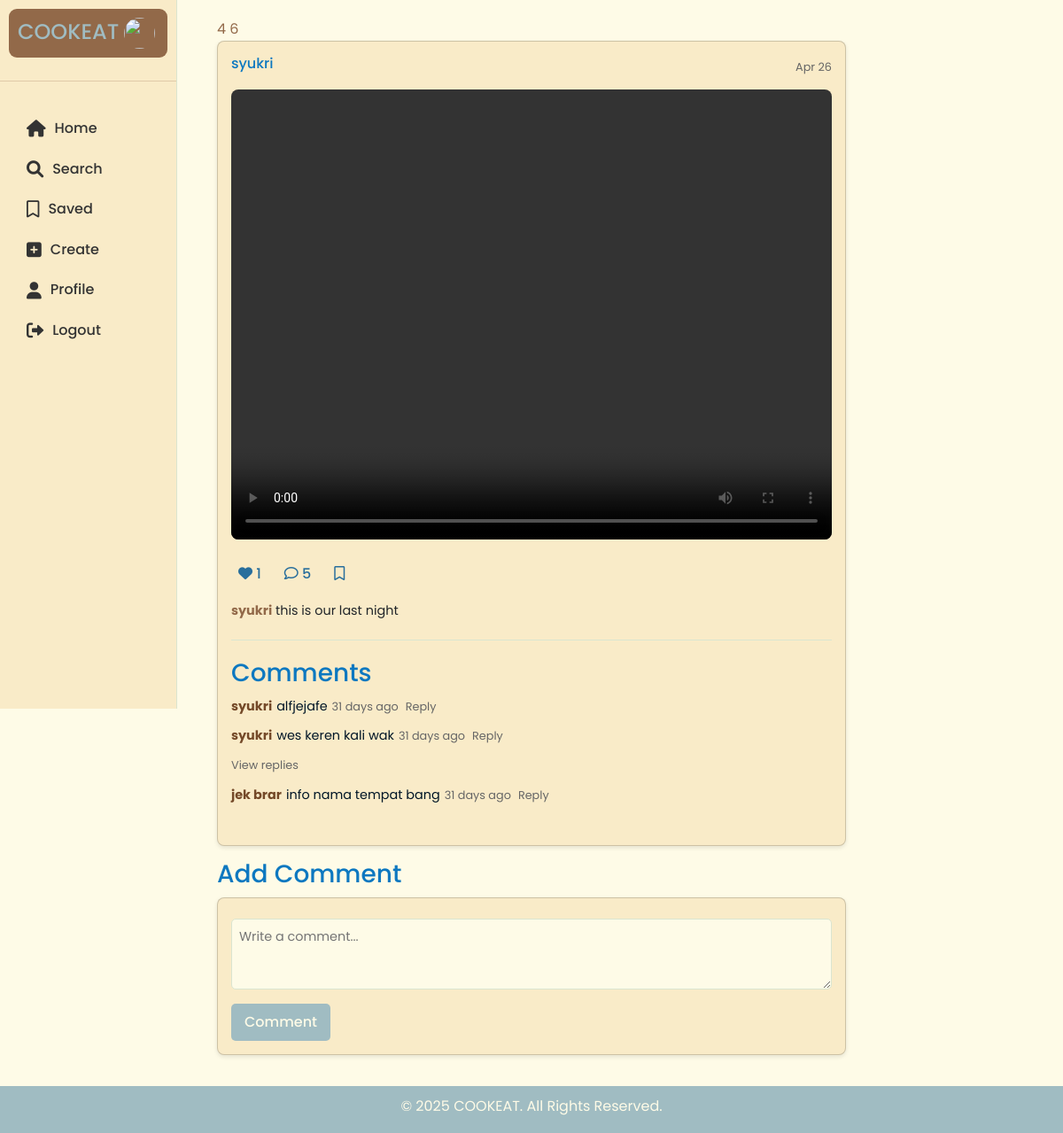
Page /post.php?post_id=4 (signed in) on the committed database.
### tables this page shows
CREATE TABLE `comment` (
  `comment_id` int(11) NOT NULL,
  `post_id` int(11) NOT NULL,
  `user_id` int(11) NOT NULL,
  `msg` text NOT NULL,
  `created_at` timestamp NOT NULL DEFAULT current_timestamp()
);

CREATE TABLE `post` (
  `post_id` int(11) NOT NULL,
  `user_id` int(11) NOT NULL,
  `type_id` int(11) NOT NULL,
  `content` text NOT NULL,
  `total_like` int(11) DEFAULT 0,
  `total_comment` int(11) DEFAULT 0,
  `created_at` timestamp NOT NULL DEFAULT current_timestamp()
);

CREATE TABLE `user` (
  `user_id` int(11) NOT NULL,
  `photo_id` int(11) DEFAULT NULL,
  `username` varchar(50) NOT NULL,
  `email` varchar(100) NOT NULL,
  `password_hash` varchar(255) NOT NULL,
  `full_name` varchar(100) DEFAULT NULL,
  `bio` text DEFAULT NULL,
  `created_at` timestamp NOT NULL DEFAULT current_timestamp()
);

### post.php (the view, shortened to what this page needs)
<?php
include 'includes/header.php';
include 'config/db.php';
$post_id = $_GET['post_id'];
$user_id = $_SESSION['user_id'];
$stmt = $pdo->prepare("SELECT p.*, u.username, ph.photo_url, v.video_url, mu.type_id
                       FROM Post p
                       JOIN User u ON p.user_id = u.user_id
                       LEFT JOIN Media_Upload mu ON p.post_id = mu.post_id
                       LEFT JOIN Photo ph ON mu.photo_id = ph.photo_id
                       LEFT JOIN Video v ON mu.photo_id = v.video_id
                       WHERE p.post_id = ?");
$stmt->execute([$post_id]);
$post = $stmt->fetch();
$stmt = $pdo->prepare("SELECT * FROM Post_Like WHERE post_id = ? AND user_id = ?");
$stmt->execute([$post_id, $user_id]);
$has_liked = $stmt->fetch();
$stmt = $pdo->prepare("SELECT * FROM Saved_Post WHERE post_id = ? AND user_id = ?");
$stmt->execute([$post_id, $user_id]);
$has_saved = $stmt->fetch();
$stmt = $pdo->prepare("SELECT c.*, u.username,
                       TIMESTAMPDIFF(DAY, c.created_at, NOW()) as days_ago
                       FROM Comment c
                       JOIN User u ON c.user_id = u.user_id
                       WHERE c.post_id = ?");
$stmt->execute([$post_id]);
$comments = $stmt->fetchAll();
$replies = [];
$ischild = [];
foreach ($comments as $comment) {
    $stmt = $pdo->prepare("SELECT c.*, u.username, u.user_id,
                           TIMESTAMPDIFF(DAY, c.created_at, NOW()) as days_ago
                           FROM Comment c
                           JOIN User u ON c.user_id = u.user_id
                           JOIN Reply r ON c.comment_id = r.comment_id_2
                           WHERE r.comment_id_1 = ?");
    $stmt->execute([$comment['comment_id']]);
    $temp = $stmt->fetchAll();
    $replies[$comment['comment_id']] = $temp;
    foreach($temp as $o){
        echo($o["comment_id"]." ");
        $ischild[$o["comment_id"]] = true;
    }
}
?>
<div class="feed card">
    <div class="post">
        <div class="post-header">
            <h3>
                <a href="profile.php?username=<?php echo $post['username']; ?>"><?php echo $post['username']; ?></a>
            </h3>
            <span class="post-time"><?php echo date('M j', strtotime($post['created_at'])); ?></span>
        </div>
        <?php if ($post['type_id'] == 1): ?>
            <img src="<?php echo $post['photo_url']; ?>" alt="Post Media">
        <?php elseif ($post['type_id'] == 2): ?>
            <video controls>
                <source src="<?php echo $post['video_url']; ?>" type="video/mp4">
            </video>
        <?php else: ?>
            <p>No media available</p>
        <?php endif; ?>
        <div class="post-actions">
            <div style="display: inline-flex;" onclick="like(this, <?php echo $post['post_id']; ?>);">
                    <button class="<?php if(!$has_liked){echo("hidden");} ?>" type="button" ><span><i class="fas fa-heart"></i> <?php echo $post['total_like']; ?></span></button>
            </div>
            <div style="display: inline-flex;" onclick="save(this, <?php echo $post['post_id']; ?>);">
                <a href="post.php?post_id=<?php echo $post['post_id']; ?>" >
                <button type="button"><span><i class="far fa-comment"></i> <?php echo $post['total_comment']; ?></span></button>
                </a>
            </div>
            <div style="display: inline-flex;" onclick="save(this, <?php echo $post['post_id']; ?>);">
                    <button class="<?php if($has_saved){echo("hidden");} ?>" type="button" ><span><i class="far fa-bookmark"></i></span></button>
            </div>
        </div>
        <div class="post-content">
            <p><strong><?php echo $post['username']; ?></strong> <?php echo $post['content']; ?></p>
        </div>
    </div>
    <h3>Comments</h3>
    <div class="comment-list">
        <?php foreach ($comments as $comment): ?>
            <?php
                if(isset($ischild[$comment["comment_id"]]) ){
                    if($ischild[$comment["comment_id"]]==true) continue;
                }
            ?>
            <div class="comment">
                <p>
                    <strong><a href="profile.php?username=<?php echo $comment['username']; ?>"><?php echo $comment['username']; ?></a></strong> <?php echo $comment['msg']; ?>
                    <span class="comment-meta">
                        <?php echo $comment['days_ago'] . ' days ago'; ?>
                        <a href="#" class="reply-link">Reply</a>
                    </span>
                </p>
                <?php
                    if (isset($replies[$comment['comment_id']]) && count($replies[$comment['comment_id']]) > 0):
                ?>
                    <a href="#" class="view-replies">View replies </a>
                <?php endif; ?>
            </div>
        <?php endforeach; ?>
    </div>
</div>
<h3>Add Comment</h3>
<div class="card">
    <form method="POST">
        <textarea name="msg" placeholder="Write a comment..." required></textarea>
        <input type="submit" name="comment" value="Comment">
    </form>
</div>
<?php include 'includes/footer.php'; ?>

### assets/css/style.css (style rules this page uses)
* { margin: 0; padding: 0; box-sizing: border-box; font-family: 'Poppins', sans-serif; }
body { background-color: #FEFBE7; color: #926949; line-height: 1.6; }
.feed { width: 100%; }
.post { margin-bottom: 20px; border-bottom: 1px solid #DAE5D0; padding-bottom: 10px; }
.post-header { display: flex; justify-content: space-between; align-items: center; margin-bottom: 10px; }
.post-header h3 { font-size: 1rem; color: #0d78c0; }
.post-time { font-size: 0.8rem; color: #666; }
.post img, .post video { width: 100%; height: auto; max-height: 1000px; aspect-ratio: 4 / 3; object-fit: cover; border-radius: 8px; margin-bottom: 10px; }
.post-actions { display: flex; gap: 10px; margin-bottom: 10px; }
.post-actions span { margin-top: auto; cursor: pointer; color: #286e9c; transition: color 0.3s ease; }
.post-actions button { padding:8px; background: none; border: none; cursor: pointer; color: #A0BCC2; transition: color 0.3s ease; }
.post-content p { font-size: 0.9rem; margin-bottom: 10px; }
.post-content p strong { color: #926949; }
.comment-list { margin-bottom: 20px; }
.comment { margin-bottom: 10px; }
.comment p { color: #011627 ; font-size: 0.9rem; display: flex; flex-wrap: wrap; gap: 5px; align-items: baseline; }
.comment p strong { color: #744928; }
.comment-meta { color: #666; font-size: 0.8rem; display: flex; gap: 8px; }
.reply-link, .view-replies { color: #666; text-decoration: none; font-size: 0.8rem; }
.card { background-color: #F9EBC8; border-radius: 8px; padding: 15px; margin-bottom: 15px; box-shadow: 0 2px 5px rgba(0, 0, 0, 0.1); }
button, input[type="submit"] { background-color: #A0BCC2; color: #FEFBE7; border: none; padding: 8px 15px; border-radius: 5px; cursor: pointer; font-weight: 500; transition: background-color 0.3s ease; }
input[type="text"], input[type="email"], input[type="password"], textarea, select { width: 100%; padding: 8px; margin: 8px 0; border: 1px solid #DAE5D0; border-radius: 5px; background-color: #FEFBE7; font-size: 0.9rem; }
textarea { resize: vertical; min-height: 80px; }
h2, h3, h1 { color: #0d78c0; margin-bottom: 10px; }
p { margin-bottom: 8px; }
a { text-decoration: none; color: inherit; }

### rows in the picture
comment: user.username "syukri", msg "wes keren kali wak", days_ago "31"
comment: comment_id "4"
comment: comment_id "6"
post: user.username "syukri", created_at "Apr 26", total_like "1", total_comment "5", content "this is our last night"
comment: user.username "syukri", msg "alfjejafe", days_ago "31"
comment: user.username "jek brar", msg "info nama tempat bang", days_ago "31"
